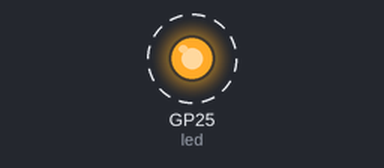
Bench run of a program on a simulated Raspberry Pi Pico running MicroPython. Shown: output pins drawn as LEDs (lit = HIGH). Dashed ring = blinking.

Above: at 0.5 s.
Timing chart, 0 to 4.6 s (numbered marks = the images above):
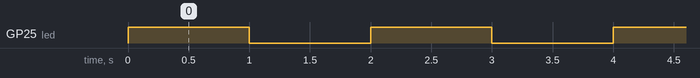

The program:

sample_2.py
```python
# import 'Pin' (to manipulate pins) from 'machine' module...
from machine import Pin

# import the all 'time' Python standard module...
import time

# define the current pin object (the pin on the pico's board in this case) as the 'led' variable...
led = Pin(25, Pin.OUT)

# we go into an infinite loop...
while True:

  # light the pin...
  led.value(1)

  # suspend the execution for 1 milisecond...
  time.sleep(1.0)

  # switch off the pin...
  led.value(0)

  # suspend the execution for 1 milisecond...
  time.sleep(1.0)
```

Measured:
- by itself, GP25 (led): alternates HIGH for 1.0 s and LOW for 1.0 s
